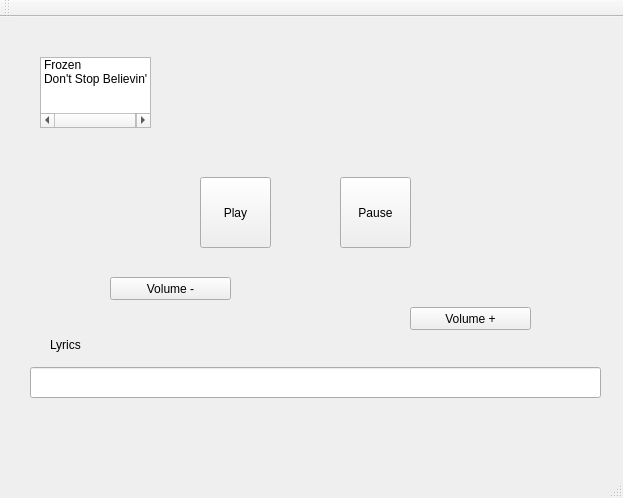
<?xml version="1.0" encoding="UTF-8"?>
<ui version="4.0">
 <class>MainWindow</class>
 <widget class="QMainWindow" name="MainWindow">
  <property name="geometry">
   <rect>
    <x>0</x>
    <y>0</y>
    <width>623</width>
    <height>498</height>
   </rect>
  </property>
  <property name="windowTitle">
   <string>MainWindow</string>
  </property>
  <widget class="QWidget" name="centralWidget">
   <widget class="QListWidget" name="listWidget">
    <property name="geometry">
     <rect>
      <x>40</x>
      <y>40</y>
      <width>111</width>
      <height>71</height>
     </rect>
    </property>
    <item>
     <property name="text">
      <string>Frozen</string>
     </property>
    </item>
    <item>
     <property name="text">
      <string>Don't Stop Believin'</string>
     </property>
    </item>
   </widget>
   <widget class="QPushButton" name="pushButton_1">
    <property name="geometry">
     <rect>
      <x>340</x>
      <y>160</y>
      <width>71</width>
      <height>71</height>
     </rect>
    </property>
    <property name="text">
     <string>Pause</string>
    </property>
   </widget>
   <widget class="QPushButton" name="pushButton_2">
    <property name="geometry">
     <rect>
      <x>200</x>
      <y>160</y>
      <width>71</width>
      <height>71</height>
     </rect>
    </property>
    <property name="text">
     <string>Play</string>
    </property>
   </widget>
   <widget class="QPushButton" name="pushButton_3">
    <property name="geometry">
     <rect>
      <x>110</x>
      <y>260</y>
      <width>121</width>
      <height>23</height>
     </rect>
    </property>
    <property name="text">
     <string>Volume -</string>
    </property>
   </widget>
   <widget class="QPushButton" name="pushButton_4">
    <property name="geometry">
     <rect>
      <x>410</x>
      <y>290</y>
      <width>121</width>
      <height>23</height>
     </rect>
    </property>
    <property name="text">
     <string>Volume +</string>
    </property>
   </widget>
   <widget class="QLineEdit" name="lineEdit">
    <property name="geometry">
     <rect>
      <x>30</x>
      <y>350</y>
      <width>571</width>
      <height>31</height>
     </rect>
    </property>
   </widget>
   <widget class="QLabel" name="label">
    <property name="geometry">
     <rect>
      <x>50</x>
      <y>320</y>
      <width>57</width>
      <height>15</height>
     </rect>
    </property>
    <property name="text">
     <string>Lyrics</string>
    </property>
   </widget>
  </widget>
  <widget class="QMenuBar" name="menuBar">
   <property name="geometry">
    <rect>
     <x>0</x>
     <y>0</y>
     <width>623</width>
     <height>20</height>
    </rect>
   </property>
  </widget>
  <widget class="QToolBar" name="mainToolBar">
   <attribute name="toolBarArea">
    <enum>TopToolBarArea</enum>
   </attribute>
   <attribute name="toolBarBreak">
    <bool>false</bool>
   </attribute>
  </widget>
  <widget class="QStatusBar" name="statusBar"/>
 </widget>
 <layoutdefault spacing="6" margin="11"/>
 <resources/>
 <connections/>
</ui>
